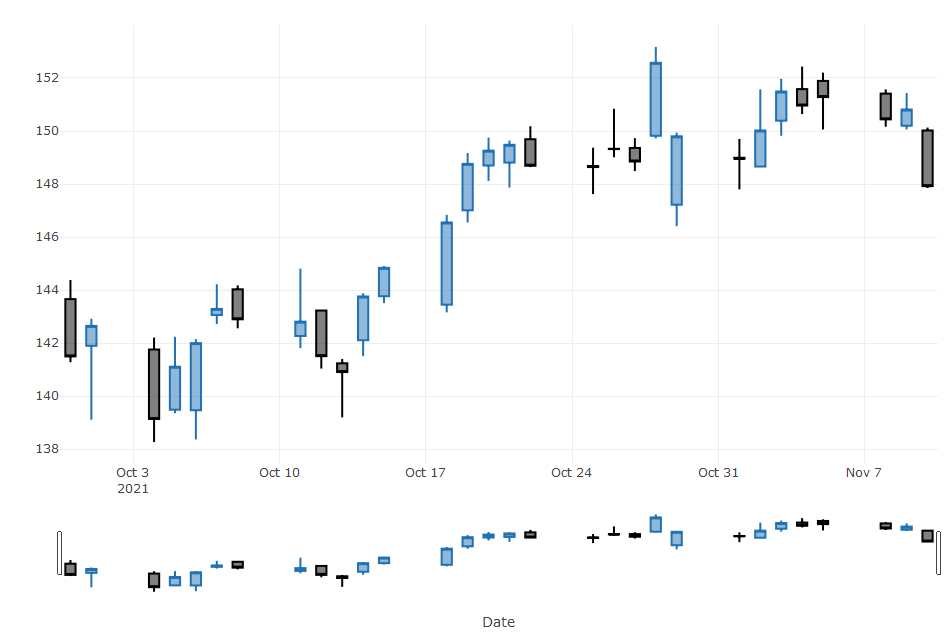

The script that drew this image:
# Candlestick chart

# Library 
library(plotly)

# Data from Apple Stock data
getSymbols("AAPL",src='yahoo')
df <- data.frame(Date=index(AAPL),coredata(AAPL))
df <- tail(df, 30)

# Colors
i <- list(line = list(color = '#2171b5'))
d <- list(line = list(color = '#000000'))

# Candlesitck chart
df %>% plot_ly(x = ~Date, type="candlestick",
               open = ~AAPL.Open, close = ~AAPL.Close,
               high = ~AAPL.High, low = ~AAPL.Low,
               increasing = i, decreasing = d)


# Library
library(quantmod) 

# Data from Amazon Stock data
tesla<-getSymbols("TSLA", 
                  from = "2021-10-01", 
                  to = "2021-11-01",
                  periodicity = "daily",
                  auto.assign=FALSE)

# Candlesitck chart
chartSeries(tesla, name="Tesla Chart", theme="white")
